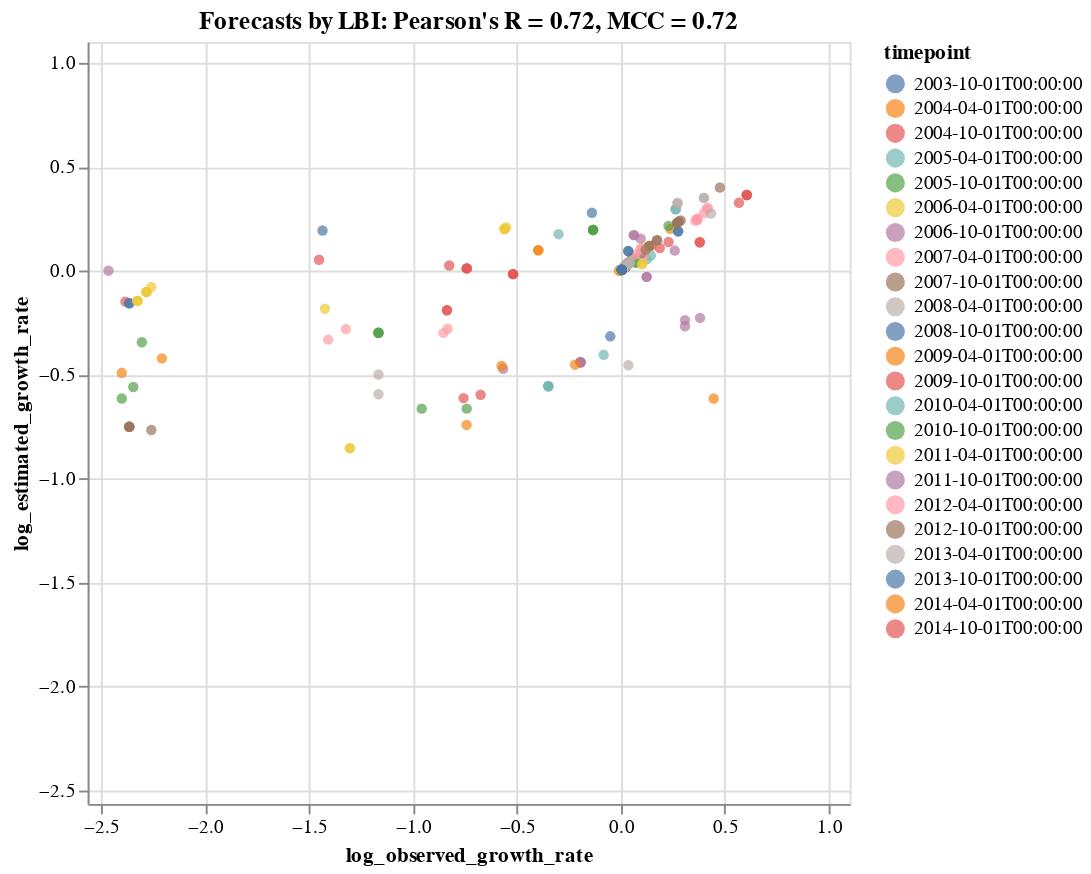

The notebook cell saved with this chart:
### Code cell
tooltip_attributes = ["observed_growth_rate:Q", "estimated_growth_rate:Q", "timepoint:N", "frequency:Q", "frequency_final:Q",
                      "projected_frequency:Q", "clade_membership:N"]

chart = alt.Chart(complete_clade_frequencies).mark_circle().encode(
    alt.X("log_observed_growth_rate:Q", scale=alt.Scale(domain=(log_lower_limit, log_upper_limit))),
    alt.Y("log_estimated_growth_rate:Q", scale=alt.Scale(domain=(log_lower_limit, log_upper_limit))),
    alt.Color("timepoint:N"),
    alt.Tooltip(tooltip_attributes)
).properties(
    width=400,
    height=400,
    title="Forecasts by LBI: Pearson's R = %.2f, MCC = %.2f" % (r, mcc)
).interactive()

#chart.save("forecast_log_growth_correlation_natural_lbi.svg")
chart

### Figure 1 — Vega-Lite specification as saved in the notebook (floating-point values rounded to 4 significant figures; data arrays with more than 128 entries replaced by an {"elided": "..."} marker saying what was removed)
{"$schema": "https://vega.github.io/schema/vega-lite/v3.3.0.json", "config": {"mark": {"tooltip": null}, "view": {"height": 300, "width": 400}}, "data": {"name": "data-e5979fcfcffbe39006e2808f1a296f45"}, "datasets": {"data-e5979fcfcffbe39006e2808f1a296f45": {"elided": "209 records"}}, "encoding": {"color": {"field": "timepoint", "type": "nominal"}, "tooltip": [{"field": "observed_growth_rate", "type": "quantitative"}, {"field": "estimated_growth_rate", "type": "quantitative"}, {"field": "timepoint", "type": "nominal"}, {"field": "frequency", "type": "quantitative"}, {"field": "frequency_final", "type": "quantitative"}, {"field": "projected_frequency", "type": "quantitative"}, {"field": "clade_membership", "type": "nominal"}], "x": {"field": "log_observed_growth_rate", "scale": {"domain": [-2.564, 1.1]}, "type": "quantitative"}, "y": {"field": "log_estimated_growth_rate", "scale": {"domain": [-2.564, 1.1]}, "type": "quantitative"}}, "height": 400, "mark": "circle", "selection": {"selector001": {"bind": "scales", "encodings": ["x", "y"], "type": "interval"}}, "title": "Forecasts by LBI: Pearson's R = 0.72, MCC = 0.72", "width": 400}
